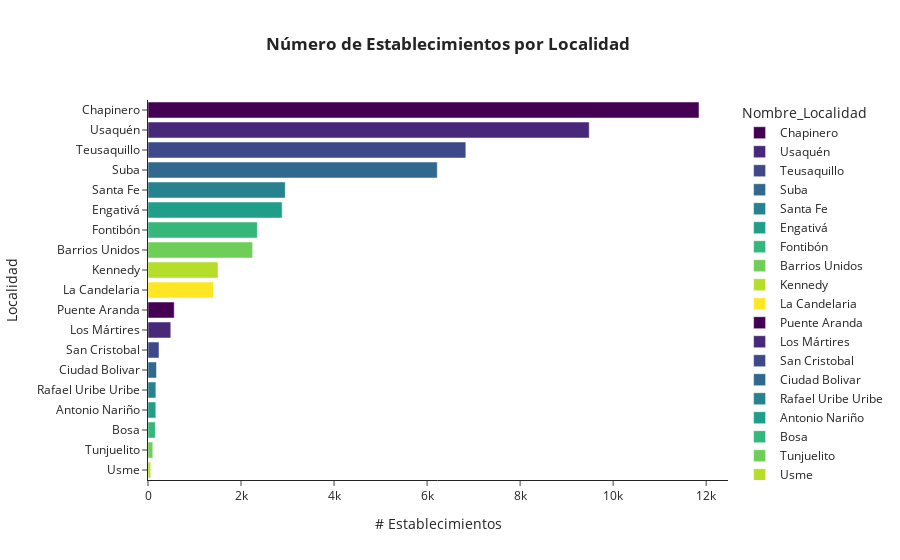

Here is the notebook cell this chart was saved with:
### Code cell
# crear dataset
sitiosporloca_df = sitiosporloca(base2).sort_values(by='FRECUENCIA', ascending=False)

# crear gráfica
fig = px.bar(sitiosporloca_df, x = 'FRECUENCIA', y='Nombre_Localidad', color='Nombre_Localidad',
             title= '<b>Número de Establecimientos por Localidad <b>',
            color_discrete_sequence=px.colors.sequential.Viridis)

# agregar detalles a la gráfica
fig.update_layout(
    xaxis_title = '# Establecimientos',
    yaxis_title = 'Localidad',
    template = 'simple_white',
    title_x = 0.5)

fig.show()

### Figure 1 — Plotly figure (JSON) as saved in the notebook; plotly's stock layout.template omitted (floating-point values rounded to 4 significant figures)
{"data": [{"alignmentgroup": "True", "hovertemplate": "Nombre_Localidad=%{y}<br>FRECUENCIA=%{x}<extra></extra>", "legendgroup": "Chapinero", "marker": {"color": "#440154", "pattern": {"shape": ""}}, "name": "Chapinero", "offsetgroup": "Chapinero", "orientation": "h", "showlegend": true, "textposition": "auto", "type": "bar", "x": [11846], "xaxis": "x", "y": ["Chapinero"], "yaxis": "y"}, {"alignmentgroup": "True", "hovertemplate": "Nombre_Localidad=%{y}<br>FRECUENCIA=%{x}<extra></extra>", "legendgroup": "Usaquén", "marker": {"color": "#482878", "pattern": {"shape": ""}}, "name": "Usaquén", "offsetgroup": "Usaquén", "orientation": "h", "showlegend": true, "textposition": "auto", "type": "bar", "x": [9486], "xaxis": "x", "y": ["Usaquén"], "yaxis": "y"}, {"alignmentgroup": "True", "hovertemplate": "Nombre_Localidad=%{y}<br>FRECUENCIA=%{x}<extra></extra>", "legendgroup": "Teusaquillo", "marker": {"color": "#3e4989", "pattern": {"shape": ""}}, "name": "Teusaquillo", "offsetgroup": "Teusaquillo", "orientation": "h", "showlegend": true, "textposition": "auto", "type": "bar", "x": [6833], "xaxis": "x", "y": ["Teusaquillo"], "yaxis": "y"}, {"alignmentgroup": "True", "hovertemplate": "Nombre_Localidad=%{y}<br>FRECUENCIA=%{x}<extra></extra>", "legendgroup": "Suba", "marker": {"color": "#31688e", "pattern": {"shape": ""}}, "name": "Suba", "offsetgroup": "Suba", "orientation": "h", "showlegend": true, "textposition": "auto", "type": "bar", "x": [6219], "xaxis": "x", "y": ["Suba"], "yaxis": "y"}, {"alignmentgroup": "True", "hovertemplate": "Nombre_Localidad=%{y}<br>FRECUENCIA=%{x}<extra></extra>", "legendgroup": "Santa Fe", "marker": {"color": "#26828e", "pattern": {"shape": ""}}, "name": "Santa Fe", "offsetgroup": "Santa Fe", "orientation": "h", "showlegend": true, "textposition": "auto", "type": "bar", "x": [2951], "xaxis": "x", "y": ["Santa Fe"], "yaxis": "y"}, {"alignmentgroup": "True", "hovertemplate": "Nombre_Localidad=%{y}<br>FRECUENCIA=%{x}<extra></extra>", "legendgroup": "Engativá", "marker": {"color": "#1f9e89", "pattern": {"shape": ""}}, "name": "Engativá", "offsetgroup": "Engativá", "orientation": "h", "showlegend": true, "textposition": "auto", "type": "bar", "x": [2884], "xaxis": "x", "y": ["Engativá"], "yaxis": "y"}, {"alignmentgroup": "True", "hovertemplate": "Nombre_Localidad=%{y}<br>FRECUENCIA=%{x}<extra></extra>", "legendgroup": "Fontibón", "marker": {"color": "#35b779", "pattern": {"shape": ""}}, "name": "Fontibón", "offsetgroup": "Fontibón", "orientation": "h", "showlegend": true, "textposition": "auto", "type": "bar", "x": [2351], "xaxis": "x", "y": ["Fontibón"], "yaxis": "y"}, {"alignmentgroup": "True", "hovertemplate": "Nombre_Localidad=%{y}<br>FRECUENCIA=%{x}<extra></extra>", "legendgroup": "Barrios Unidos", "marker": {"color": "#6ece58", "pattern": {"shape": ""}}, "name": "Barrios Unidos", "offsetgroup": "Barrios Unidos", "orientation": "h", "showlegend": true, "textposition": "auto", "type": "bar", "x": [2249], "xaxis": "x", "y": ["Barrios Unidos"], "yaxis": "y"}, {"alignmentgroup": "True", "hovertemplate": "Nombre_Localidad=%{y}<br>FRECUENCIA=%{x}<extra></extra>", "legendgroup": "Kennedy", "marker": {"color": "#b5de2b", "pattern": {"shape": ""}}, "name": "Kennedy", "offsetgroup": "Kennedy", "orientation": "h", "showlegend": true, "textposition": "auto", "type": "bar", "x": [1506], "xaxis": "x", "y": ["Kennedy"], "yaxis": "y"}, {"alignmentgroup": "True", "hovertemplate": "Nombre_Localidad=%{y}<br>FRECUENCIA=%{x}<extra></extra>", "legendgroup": "La Candelaria", "marker": {"color": "#fde725", "pattern": {"shape": ""}}, "name": "La Candelaria", "offsetgroup": "La Candelaria", "orientation": "h", "showlegend": true, "textposition": "auto", "type": "bar", "x": [1408], "xaxis": "x", "y": ["La Candelaria"], "yaxis": "y"}, {"alignmentgroup": "True", "hovertemplate": "Nombre_Localidad=%{y}<br>FRECUENCIA=%{x}<extra></extra>", "legendgroup": "Puente Aranda", "marker": {"color": "#440154", "pattern": {"shape": ""}}, "name": "Puente Aranda", "offsetgroup": "Puente Aranda", "orientation": "h", "showlegend": true, "textposition": "auto", "type": "bar", "x": [564], "xaxis": "x", "y": ["Puente Aranda"], "yaxis": "y"}, {"alignmentgroup": "True", "hovertemplate": "Nombre_Localidad=%{y}<br>FRECUENCIA=%{x}<extra></extra>", "legendgroup": "Los Mártires", "marker": {"color": "#482878", "pattern": {"shape": ""}}, "name": "Los Mártires", "offsetgroup": "Los Mártires", "orientation": "h", "showlegend": true, "textposition": "auto", "type": "bar", "x": [490], "xaxis": "x", "y": ["Los Mártires"], "yaxis": "y"}, {"alignmentgroup": "True", "hovertemplate": "Nombre_Localidad=%{y}<br>FRECUENCIA=%{x}<extra></extra>", "legendgroup": "San Cristobal", "marker": {"color": "#3e4989", "pattern": {"shape": ""}}, "name": "San Cristobal", "offsetgroup": "San Cristobal", "orientation": "h", "showlegend": true, "textposition": "auto", "type": "bar", "x": [237], "xaxis": "x", "y": ["San Cristobal"], "yaxis": "y"}, {"alignmentgroup": "True", "hovertemplate": "Nombre_Localidad=%{y}<br>FRECUENCIA=%{x}<extra></extra>", "legendgroup": "Ciudad Bolivar", "marker": {"color": "#31688e", "pattern": {"shape": ""}}, "name": "Ciudad Bolivar", "offsetgroup": "Ciudad Bolivar", "orientation": "h", "showlegend": true, "textposition": "auto", "type": "bar", "x": [182], "xaxis": "x", "y": ["Ciudad Bolivar"], "yaxis": "y"}, {"alignmentgroup": "True", "hovertemplate": "Nombre_Localidad=%{y}<br>FRECUENCIA=%{x}<extra></extra>", "legendgroup": "Rafael Uribe Uribe", "marker": {"color": "#26828e", "pattern": {"shape": ""}}, "name": "Rafael Uribe Uribe", "offsetgroup": "Rafael Uribe Uribe", "orientation": "h", "showlegend": true, "textposition": "auto", "type": "bar", "x": [169], "xaxis": "x", "y": ["Rafael Uribe Uribe"], "yaxis": "y"}, {"alignmentgroup": "True", "hovertemplate": "Nombre_Localidad=%{y}<br>FRECUENCIA=%{x}<extra></extra>", "legendgroup": "Antonio Nariño", "marker": {"color": "#1f9e89", "pattern": {"shape": ""}}, "name": "Antonio Nariño", "offsetgroup": "Antonio Nariño", "orientation": "h", "showlegend": true, "textposition": "auto", "type": "bar", "x": [168], "xaxis": "x", "y": ["Antonio Nariño"], "yaxis": "y"}, {"alignmentgroup": "True", "hovertemplate": "Nombre_Localidad=%{y}<br>FRECUENCIA=%{x}<extra></extra>", "legendgroup": "Bosa", "marker": {"color": "#35b779", "pattern": {"shape": ""}}, "name": "Bosa", "offsetgroup": "Bosa", "orientation": "h", "showlegend": true, "textposition": "auto", "type": "bar", "x": [158], "xaxis": "x", "y": ["Bosa"], "yaxis": "y"}, {"alignmentgroup": "True", "hovertemplate": "Nombre_Localidad=%{y}<br>FRECUENCIA=%{x}<extra></extra>", "legendgroup": "Tunjuelito", "marker": {"color": "#6ece58", "pattern": {"shape": ""}}, "name": "Tunjuelito", "offsetgroup": "Tunjuelito", "orientation": "h", "showlegend": true, "textposition": "auto", "type": "bar", "x": [103], "xaxis": "x", "y": ["Tunjuelito"], "yaxis": "y"}, {"alignmentgroup": "True", "hovertemplate": "Nombre_Localidad=%{y}<br>FRECUENCIA=%{x}<extra></extra>", "legendgroup": "Usme", "marker": {"color": "#b5de2b", "pattern": {"shape": ""}}, "name": "Usme", "offsetgroup": "Usme", "orientation": "h", "showlegend": true, "textposition": "auto", "type": "bar", "x": [59], "xaxis": "x", "y": ["Usme"], "yaxis": "y"}], "layout": {"barmode": "relative", "legend": {"title": {"text": "Nombre_Localidad"}, "tracegroupgap": 0}, "title": {"text": "<b>Número de Establecimientos por Localidad <b>", "x": 0.5}, "xaxis": {"anchor": "y", "domain": [0, 1], "title": {"text": "# Establecimientos"}}, "yaxis": {"anchor": "x", "categoryarray": ["Usme", "Tunjuelito", "Bosa", "Antonio Nariño", "Rafael Uribe Uribe", "Ciudad Bolivar", "San Cristobal", "Los Mártires", "Puente Aranda", "La Candelaria", "Kennedy", "Barrios Unidos", "Fontibón", "Engativá", "Santa Fe", "Suba", "Teusaquillo", "Usaquén", "Chapinero"], "categoryorder": "array", "domain": [0, 1], "title": {"text": "Localidad"}}}}
